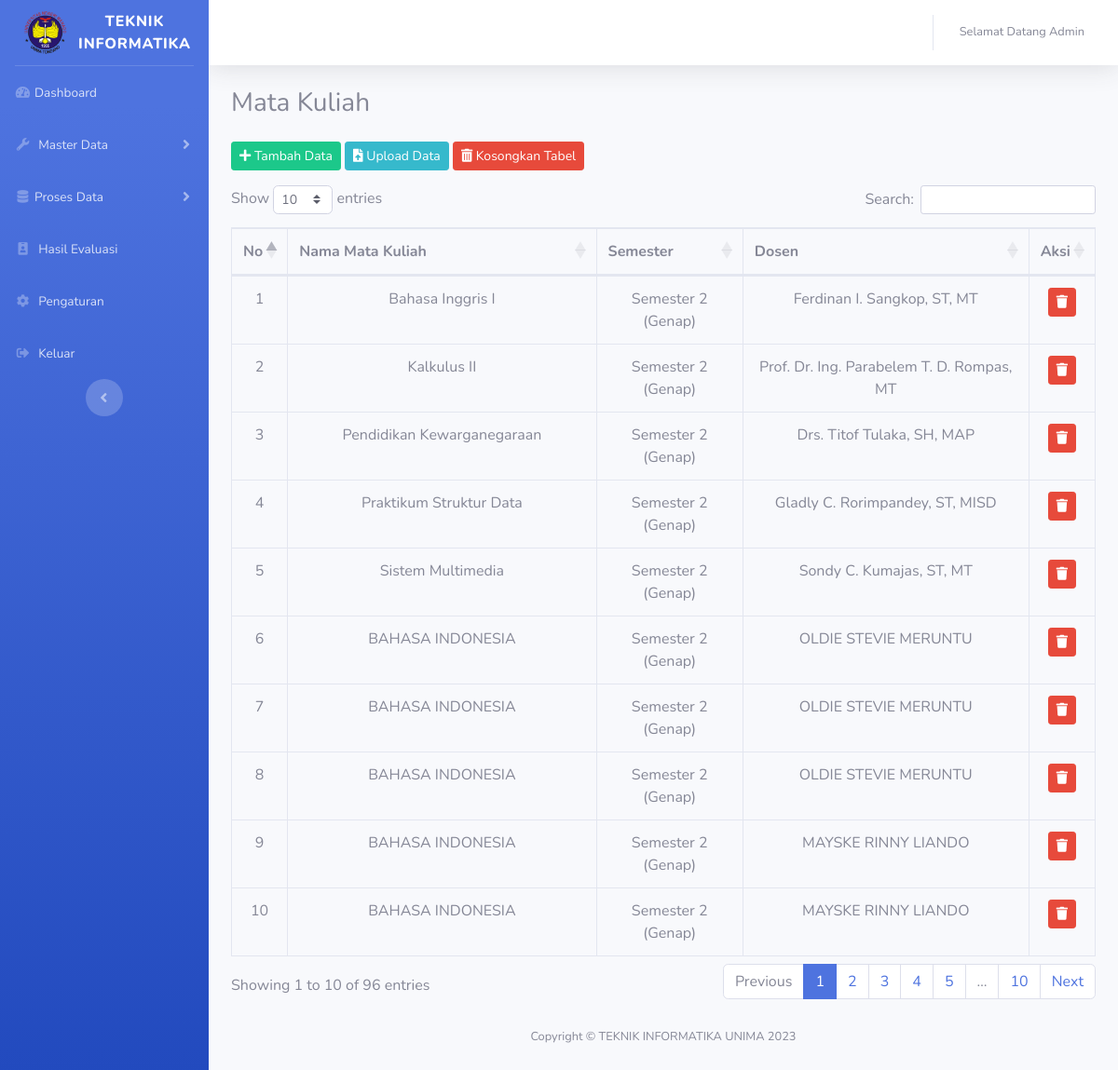
Page /index.php/admin/mata_kuliah on the committed database.
### tables this page shows
CREATE TABLE `mata_kuliah` (
  `id_mata_kuliah` int(11) NOT NULL,
  `hari` varchar(255) DEFAULT NULL,
  `semester` varchar(255) DEFAULT NULL,
  `kode_mk` varchar(255) DEFAULT NULL,
  `nama_mata_kuliah` varchar(50) NOT NULL,
  `sks` int(11) DEFAULT NULL,
  `durasi` varchar(255) DEFAULT NULL,
  `jam_masuk` time DEFAULT NULL,
  `jam_selesai` time DEFAULT NULL,
  `gedung` varchar(255) DEFAULT NULL,
  `ruang` varchar(255) DEFAULT NULL,
  `dosen` varchar(255) DEFAULT NULL,
  `id_semester` varchar(20) NOT NULL,
  `id_dosen` int(11) NOT NULL
);

CREATE TABLE `semester` (
  `id_semester` int(11) NOT NULL,
  `semester` varchar(20) NOT NULL
);

### application/controllers/admin/Mata_Kuliah.php (called while the page is built, shortened)
  <?php
class Mata_Kuliah extends CI_Controller
{
	public function index ()
    {
		$data['eval'] = $this->db->query('SELECT * FROM  evaluasi');
		$data['clean'] = $this->db->query('SELECT * FROM  cleaning');
		$data['stop'] = $this->db->query('SELECT * FROM  stopword');
		$data['stem'] = $this->db->query('SELECT * FROM  stemming');
		$data['label'] = $this->db->query('SELECT sentiment FROM  stemming');
		$data['train'] = $this->db->query('SELECT * FROM  data_training');
		$data['tfidf'] = $this->db->query('SELECT tfidf FROM  data_training');
    	$data['title'] = "Mata Kuliah";
    	$data['kuliah'] = $this->db->query("SELECT a.*, b.*, c.* FROM mata_kuliah a LEFT JOIN semester b ON a.id_semester = b.id_semester LEFT JOIN nama_dosen c ON a.id_dosen = c.id_dosen")->result();
    	$this->load->view('templates_admin/header', $data);
    	$this->load->view('templates_admin/sidebar');
    	$this->load->view('admin/kuliah', $data);
    	$this->load->view('templates_admin/footer');
    }
}
?>

### index.php (called while the page is built, shortened)
<?php
require_once BASEPATH.'core/CodeIgniter.php';

### application/views/admin/kuliah.php (the view, shortened to what this page needs)
<div class="container-fluid">
<div class="d-sm-flex align-items-center justify-content-between mb-4">
<h1 class="h3 mb-0 text-grey-800"> <?php echo $title ?> </h1>
</div>
<a class="btn btn-sm btn-success mb-3" href="<?php echo base_url('admin/Mata_Kuliah/tambah_data')?>"> <i class="fas fa-plus"></i> Tambah Data</a>
<a class="btn btn-sm btn-info mb-3" href="#" class="btn btn-sm btn-info" data-toggle="modal" data-target="#uploadModal">
    <i class="fas fa-file-upload"></i> Upload Data
</a>
<a href="<?php echo base_url('admin/Mata_Kuliah/Kosongkan_tabel') ?>" class="btn btn-sm btn-danger mb-3">
                <i class="fas fa-trash-alt"></i> Kosongkan Tabel
            </a>
<div class="table-responsive">
<table  id="data-tabel" class="table table-bordered mt-2" width="100%" >
<thead>
<tr class="text-center" >
<th>No</th>
<th>Nama Mata Kuliah</th>
<th>Semester</th>
<th>Dosen</th>
<th>Aksi</th>
</tr>
</thead>
<tbody>
<?php $no=1; foreach($kuliah as $b) : ?>
<tr>
<td class="text-center"> <?php  echo $no++ ?> </td>
<td class="text-center"> <?php echo $b->nama_mata_kuliah ?></td>
<td class="text-center"> <?php echo $b->semester ?></td>
<?php if ($b->dosen != null): ?>
    <td class="text-center"> <?php echo $b->dosen ?></td>
<?php else: ?>
     <td class="text-center"> <?php echo $b->nama ?></td>
<?php endif ?>
<td>
<center>
           <a onclick="return confirm ('Apakah Anda yakin menghapus ini?')" class="btn btn-sm btn-danger" href="<?php echo base_url('admin/Mata_Kuliah/delete_data/'.$b->id_mata_kuliah)?>"> <i class="fas fa-trash"></i></a>
</center>
</td>
</tr>
<?php endforeach; ?>
</tbody>
</table>
</div>
</div>

### rows in the picture
mata_kuliah: nama_mata_kuliah "Bahasa Inggris I", id_semester.semester "Semester 2 (Genap)", dosen "Ferdinan I. Sangkop, ST, MT"
mata_kuliah: nama_mata_kuliah "Kalkulus II", id_semester.semester "Semester 2 (Genap)", dosen "Prof. Dr. Ing. Parabelem T. D. Rompas, MT"
mata_kuliah: nama_mata_kuliah "Pendidikan Kewarganegaraan", id_semester.semester "Semester 2 (Genap)", dosen "Drs. Titof Tulaka, SH, MAP"
mata_kuliah: nama_mata_kuliah "Praktikum Struktur Data", id_semester.semester "Semester 2 (Genap)", dosen "Gladly C. Rorimpandey, ST, MISD"
mata_kuliah: nama_mata_kuliah "Sistem Multimedia", id_semester.semester "Semester 2 (Genap)", dosen "Sondy C. Kumajas, ST, MT"
mata_kuliah: nama_mata_kuliah "BAHASA INDONESIA", id_semester.semester "Semester 2 (Genap)", dosen "OLDIE STEVIE MERUNTU"
mata_kuliah: nama_mata_kuliah "BAHASA INDONESIA", id_semester.semester "Semester 2 (Genap)", dosen "OLDIE STEVIE MERUNTU"
mata_kuliah: nama_mata_kuliah "BAHASA INDONESIA", id_semester.semester "Semester 2 (Genap)", dosen "OLDIE STEVIE MERUNTU"
mata_kuliah: nama_mata_kuliah "BAHASA INDONESIA", id_semester.semester "Semester 2 (Genap)", dosen "MAYSKE RINNY LIANDO"
mata_kuliah: nama_mata_kuliah "BAHASA INDONESIA", id_semester.semester "Semester 2 (Genap)", dosen "MAYSKE RINNY LIANDO"

### other values in the picture
$title "Mata Kuliah"
